Frame 1 (no input): blank canvas, image omitted
Frame 60 (the mouse pressed at the canvas centre just before this capture): blank canvas, image omitted
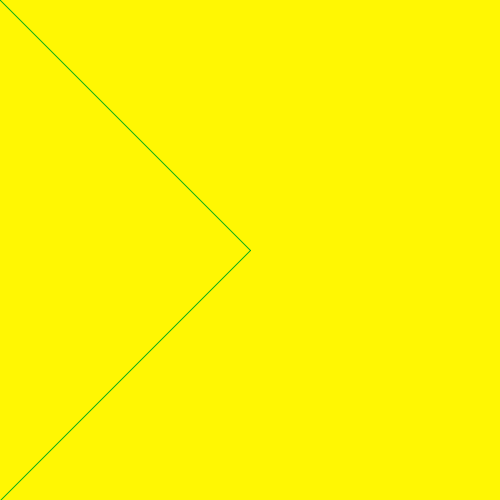
Frame 120 (the mouse held since frame 60 and released just before this capture)

The Processing sketch whose frames 1 and 60 were blank and that drew this single picture after the mouse press (run headless with seeded random() and noise(); from frame 60 on, the mouse is pressed at the canvas centre):

// Processing sketch: processing_51658
// ── processing_51658.pde

// 6) a composition that evokes symmetry
void setup() {
  size(500,500);
  smooth();
  noStroke();
  background(255, 247, 3);
}
void draw() {
  for (int i=0; i< 1; i+=1) {
  stroke(11, 175, 23);
  line(mouseX+i, mouseY, pmouseX+i, pmouseY);
  line(mouseX+i, height-mouseY, pmouseX+i, height-pmouseY);
  }
}
void mousePressed() {
  fill(255, 5, 139);
  noStroke();
  rect(0,0,width, height);
}
